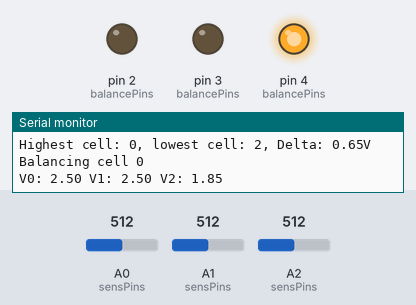
A sketch run on a simulated Arduino Uno, built with avr-gcc and run on an emulated ATmega328P. Parts: output pins drawn as LEDs (lit = HIGH), the last lines printed to the serial monitor. The test bench sets the inputs (shaded band); at power-on: A1 (sensPins) = 512, A2 (sensPins) = 512, A0 (sensPins) = 512.

Above: at 1.2 s.
1.3 s: A1 (sensPins) set to 530
At 2.3 s:
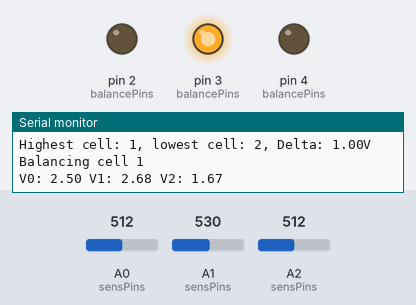
3.0 s: A2 (sensPins) set to 574
6.0 s: A2 (sensPins) set to 597
At 7.0 s:
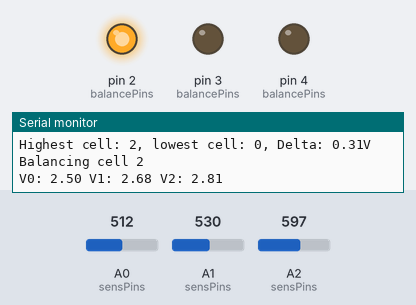
7.6 s: A2 (sensPins) set to 511
At 8.2 s:
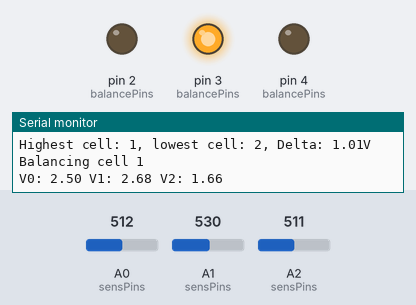
9.1 s: A2 (sensPins) set to 716
At 10.6 s:
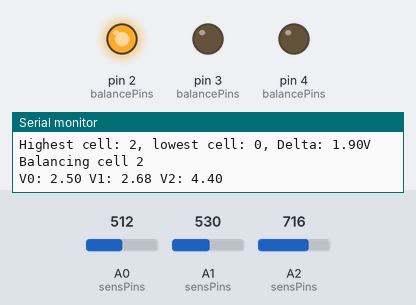
Timing chart, 0 to 11.7 s (numbered marks = the images above; inputs shaded):
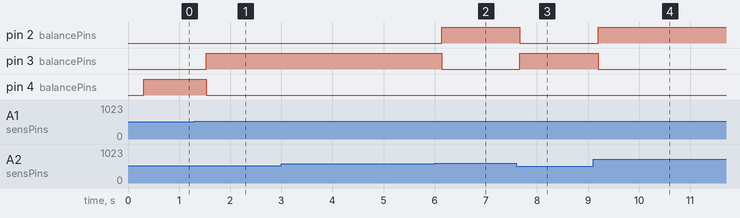

The sketch:

arduino.ino
```cpp
#define BAT_COUNT 3

#define BAT0_SENS A0
#define BAT1_SENS A1
#define BAT2_SENS A2

#define BAT0_BALANCE 4
#define BAT1_BALANCE 3
#define BAT2_BALANCE 2

#define BAT0_RESISTOR_FACTOR 1
#define BAT1_RESISTOR_FACTOR 2
#define BAT2_RESISTOR_FACTOR 2.74

#define VOLTAGE_SAMPLES 10
#define SAMPLE_INTERVAL 10

#define VOLTAGE_DELTA 0.01

float voltages[BAT_COUNT];
int sensPins[BAT_COUNT] = {BAT0_SENS, BAT1_SENS, BAT2_SENS};
int balancePins[BAT_COUNT] = {BAT0_BALANCE, BAT1_BALANCE, BAT2_BALANCE};
float resistorFactors[BAT_COUNT] = {BAT0_RESISTOR_FACTOR, BAT1_RESISTOR_FACTOR, BAT2_RESISTOR_FACTOR};

void setup() {
  for(int i=0; i<BAT_COUNT; i++) {
    pinMode(sensPins[i], INPUT);
    pinMode(balancePins[i], OUTPUT);
  }

  Serial.begin(57600);
}

void loop() {
  // Measure voltages
  float v_sum = 0.0;
  for(int i=0; i<BAT_COUNT; i++) {
    float raw = readVoltage(sensPins[i]);
    float voltage = raw * resistorFactors[i] - v_sum;
    v_sum += voltage;
    voltages[i] = voltage;
    Serial.print("V");
    Serial.print(i);
    Serial.print(": ");
    Serial.print(voltage);
    Serial.print(" ");
  }
  Serial.println("");

  // Determine lowest/highest cell
  float v_min = voltages[0];
  int v_min_index = 0;
  for(int i=0; i<BAT_COUNT; i++) {
    if (voltages[i] < v_min) {
      v_min = voltages[i];
      v_min_index = i;
    }
  }
  float v_max = voltages[0];
  int v_max_index = 0;
  for(int i=0; i<BAT_COUNT; i++) {
    if (voltages[i] > v_max) {
      v_max = voltages[i];
      v_max_index = i;
    }
  }
  Serial.print("Highest cell: ");
  Serial.print(v_max_index);
  Serial.print(", lowest cell: ");
  Serial.print(v_min_index);
  Serial.print(", Delta: ");
  Serial.print(v_max - v_min);
  Serial.println("V");

  // Turn off balancing for all cells
  for (int i=0; i<BAT_COUNT; i++) {
    digitalWrite(balancePins[i], LOW);
  }
  // Balance highest cell
  if (v_max - VOLTAGE_DELTA > v_min) {
    digitalWrite(balancePins[v_max_index], HIGH);
    Serial.print("Balancing cell ");
    Serial.println(v_max_index);
  }
  Serial.println("");
}

float readVoltage(int pin) {
  int sum = 0;
  for (int i=0; i<VOLTAGE_SAMPLES; i++) {
    sum += analogRead(pin);
    delay(SAMPLE_INTERVAL);
  }
  return ((float)sum / (float)VOLTAGE_SAMPLES * 5.0) / 1024.0;
}
```

Measured:
- the behaviour switches between 512 and 513 on A1 (sensPins) (found by bisection; images 0 and 1)
- the behaviour switches between 586 and 587 on A2 (sensPins) (found by bisection; images 1 and 2)
- after the input at 1.3 s, pin 3 (balancePins): LOW → HIGH after 0.23 s; pin 4 (balancePins): HIGH → LOW after 0.23 s
- after the input at 6.0 s, pin 2 (balancePins): LOW → HIGH after 0.13 s; pin 3 (balancePins): HIGH → LOW after 0.13 s
- after the input at 7.6 s, pin 2 (balancePins): HIGH → LOW after 0.07 s; pin 3 (balancePins): LOW → HIGH after 0.07 s
- after the input at 9.1 s, pin 2 (balancePins): LOW → HIGH after 0.10 s; pin 3 (balancePins): HIGH → LOW after 0.10 s
